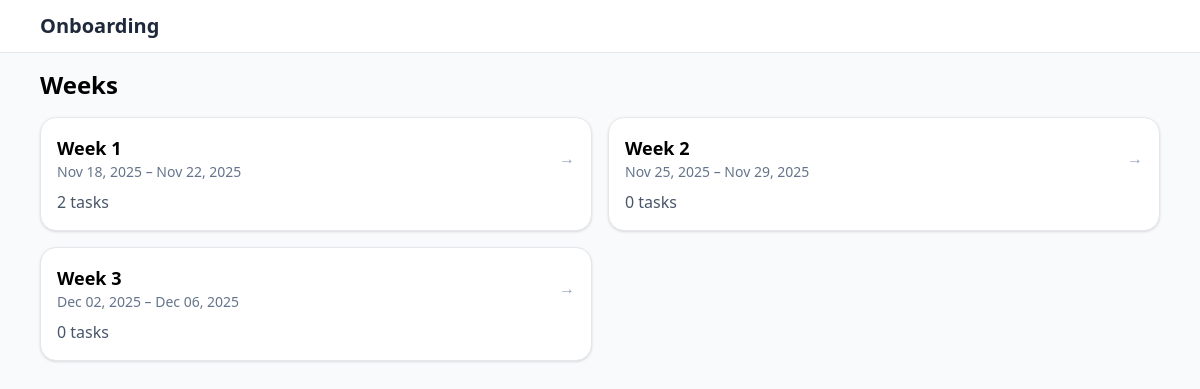
The app's page /weeks, older data.
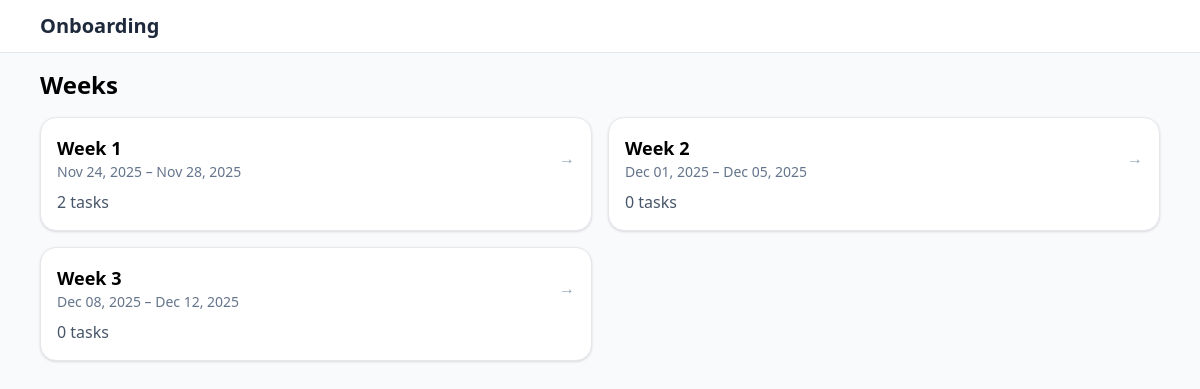
The same page, newer data.
### Onboarding/models.py (models this page shows)
class Week(db.Model):
    __tablename__ = "weeks"
    id = db.Column(db.Integer, primary_key=True)
    title = db.Column(db.String(255), nullable=False, default="Week")
    start_date = db.Column(db.Date, nullable=True)
    end_date = db.Column(db.Date, nullable=True)
    tasks = db.relationship(
        "Task",
        back_populates="week",
        lazy="selectin",
        cascade="all, delete-orphan",
        order_by="Task.sort_order.asc().nullsfirst(), Task.id.asc()",
    )

### app.py (the view)
@app.get("/weeks")
def weeks():
    all_weeks = Week.query.order_by(Week.start_date.asc()).all()
    return render_template("weeks.html", weeks=all_weeks)

### app.py (called while the page is built)
@app.context_processor
def inject_build_ts():
    return {"build_ts": int(time.time())}

### templates/weeks.html
{% extends 'base.html' %}
{% block content %}
<h1 class="text-2xl font-bold mb-4">Weeks</h1>
<div class="grid md:grid-cols-2 gap-4">
    {% for w in weeks %}
        <a href="{{ url_for('week_detail', week_id=w.id) }}" class="block p-4 rounded-2xl bg-white shadow hover:shadow-md transition border">
            <div class="flex items-center justify-between">
                <div>
                    <h2 class="text-lg font-semibold">{{ w.title }}</h2>
                    {% if w.start_date %}
                        <p class="text-sm text-slate-500">{{ w.start_date.strftime('%b %d, %Y') }}{% if w.end_date %} – {{ w.end_date.strftime('%b %d, %Y') }}{% endif %}</p>
                    {% endif %}
                </div>
                <span class="text-slate-400">→</span>
            </div>
            <p class="mt-2 text-slate-600">{{ w.tasks|length }} tasks</p>
        </a>
    {% endfor %}
</div>
{% endblock %}

### templates/base.html (shortened to what this page needs)
<!doctype html>
<html lang="en">
<head>
  <script src="https://cdn.tailwindcss.com"></script>
  <link rel="stylesheet" href="{{ url_for('static', filename='site.css') }}?v={{ build_ts }}">
</head>
<body class="bg-slate-50 min-h-screen">
  <nav class="bg-white border-b sticky top-0 z-10">
    <div class="max-w-6xl mx-auto px-4 py-3 flex items-center gap-4">
      <a href="/weeks" class="text-xl font-semibold text-slate-800">Onboarding</a>
    </div>
  </nav>
  <main class="max-w-6xl mx-auto p-4">
    {% block content %}{% endblock %}
  </main>
</body>
</html>

Row changes from the older to the newer data that the page shows:
changed Week "Week 1": start_date "Nov 18, 2025" → "Nov 24, 2025"; end_date "Nov 22, 2025" → "Nov 28, 2025"
changed Week "Week 2": start_date "Nov 25, 2025" → "Dec 01, 2025"; end_date "Nov 29, 2025" → "Dec 05, 2025"
changed Week "Week 3": start_date "Dec 02, 2025" → "Dec 08, 2025"; end_date "Dec 06, 2025" → "Dec 12, 2025"
